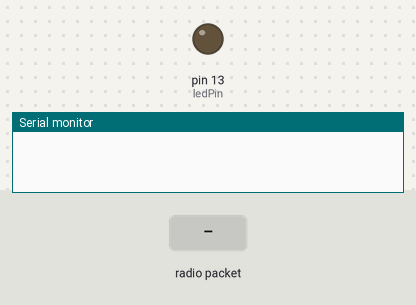
A sketch run on a simulated Arduino Uno, built with avr-gcc and run on an emulated ATmega328P. On the bench: output pins drawn as LEDs (lit = HIGH), the last lines printed to the serial monitor. The test bench sets the inputs (shaded band). No radio packets arrive unless stated.

Above: at 1.2 s.
1.3 s: radio packet "1" arrives
At 1.8 s:
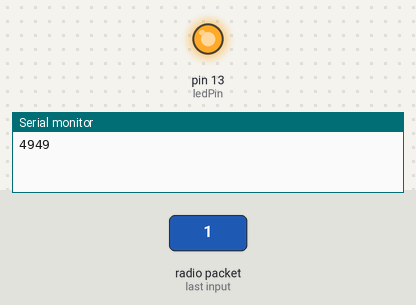
2.8 s: radio packet "0" arrives
At 4.1 s:
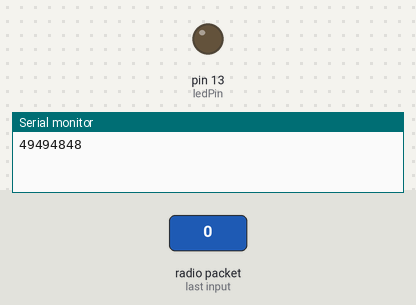
Timing chart, 0 to 5.8 s (numbered marks = the images above; inputs shaded):
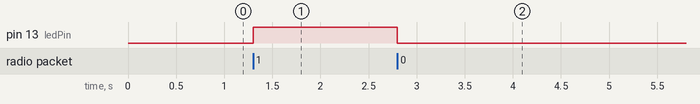

The sketch:

RF_Receiver.ino
```cpp
#include <VirtualWire.h>
const int ledPin = 13;
const int datain = 8;
void setup()
{
 Serial.begin(9600);
 vw_set_ptt_inverted(true);
 vw_set_rx_pin(datain);
 vw_setup(2000);
 pinMode(ledPin, OUTPUT);
 vw_rx_start();
}
 void loop()
{
 uint8_t buf[VW_MAX_MESSAGE_LEN];
 uint8_t buflen = VW_MAX_MESSAGE_LEN;

 if (vw_get_message(buf, &buflen))
 {
 Serial.print(buf[0]);
 if(buf[0]=='1')
 {
 digitalWrite(ledPin,HIGH);
 Serial.print(buf[0]);
 }
 if(buf[0]=='0')
 {
 digitalWrite(ledPin,LOW);
 Serial.print(buf[0]);
 }
 }
}
```

Measured:
- after the input at 1.3 s, pin 13 (ledPin): LOW → HIGH at once
- after the input at 2.8 s, pin 13 (ledPin): HIGH → LOW at once
